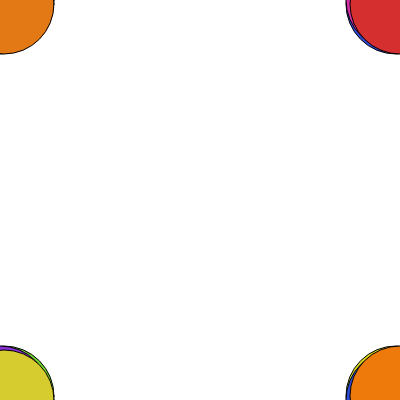
Frame 1 (no input)
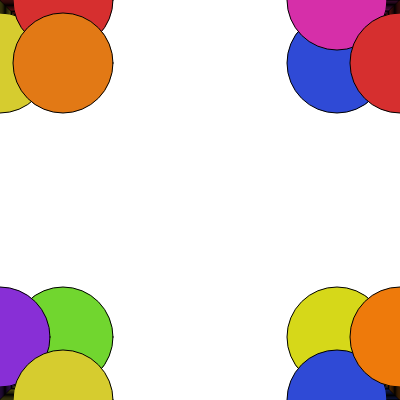
Frame 60 (no input)
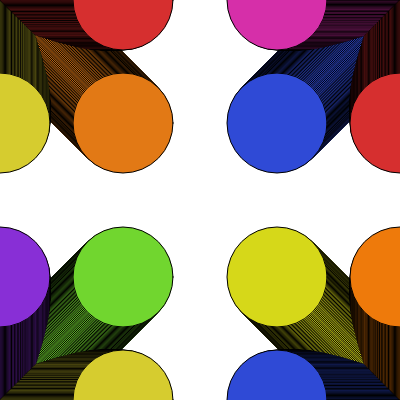
Frame 120 (the mouse pressed at the canvas centre since frame 60)

The p5.js sketch that drew these frames (run headless with seeded random() and noise() and a simulated clock; from frame 60 on, the mouse is pressed at the canvas centre):

// p5.js sketch
// ── sketch.js
var offset=3;
function setup() {
  createCanvas(400, 400);
}

function draw() {
  //background(900);
 
  offset=offset+1
  ellipse(0,0+ offset ,100,100)
  fill('#D62F2F')
  ellipse(0+ offset,0,100,100)
  fill('#E27915')
  ellipse(0+offset,0+ offset ,100,100)
  fill('#D6D819')
    ellipse(400-offset,400 -offset,100,100)
  fill('#71D62F')
  ellipse(0+offset,400-offset,100,100)
  fill('#2F4AD6')
  ellipse(400-offset,0+offset ,100,100)
   ellipse(400-offset,400,100,100) 
  fill('#882FD6')
  ellipse(0,400-offset,100,100)
  fill('#D62FA9')
  ellipse(400-offset,0 ,100,100)
  fill('#D62F2F')
  ellipse(400,0+offset,100,100)
  fill('#EE7A0B')
  ellipse(400,400-offset,100,100)
  fill('#D6CC2F')
  ellipse(0+offset,400 ,100,100)
  
  if (offset>500){
    
  
    offset=0;
  }
}
